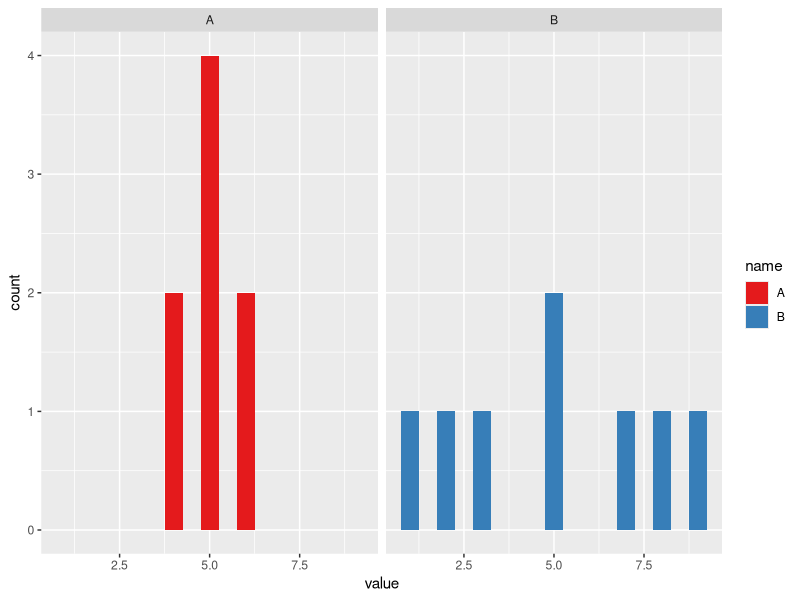

The R script that drew this image: (Note: this script raises an error after producing the figure.)
rm(list = ls())
library(tidyverse)
library(posterior)
library(bayesplot)
library(RColorBrewer) 
library(ggthemes)
library(tidyverse)

A <- c(4, 4, 5, 5, 5, 5, 6, 6)
B <- c(1, 2, 3, 5, 5, 7, 8, 9)
df <- data.frame(A, B)
df %>%
  rowid_to_column("id") %>%
  pivot_longer(-id) %>%
  group_by(name) %>%
  summarise(mean = mean(value), median = median(value))
df %>%
  rowid_to_column("id") %>%
  pivot_longer(-id) %>%
  ggplot(aes(x = value, fill = name)) +
  geom_histogram(binwidth = 0.5) + scale_fill_brewer(palette="Set1") +
  facet_wrap(~name) -> g1

g1

ggsave(g1, filename = "../images/text04/Rplot04_01.png", dpi = 600, width = 8, height = 4)
